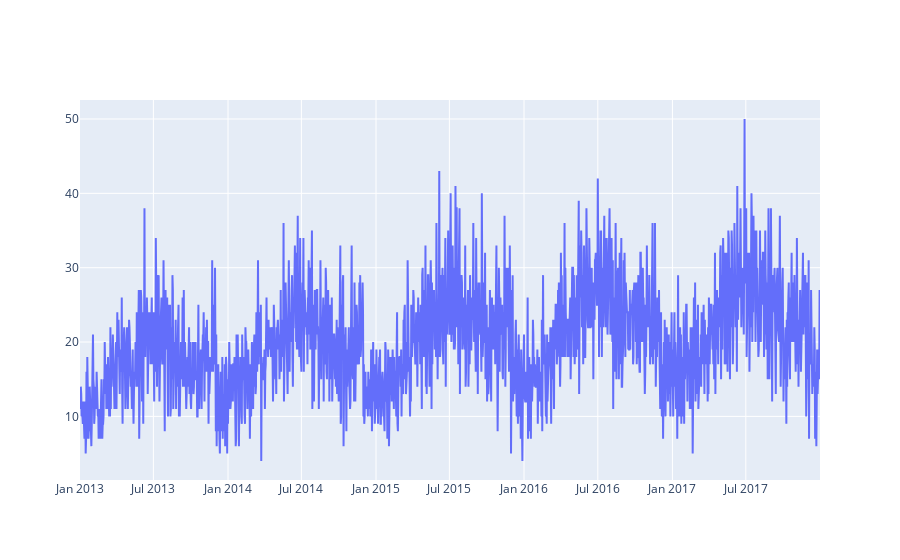

Source (notebook cell):
### Code cell
# fig = go.Figure(data=go.Bar(y=[2, 3, 1]))
# fig.show()


# # Create traces
# fig = go.Figure()
# fig.add_trace()
# # fig.add_trace(go.Scatter(x=random_x, y=random_y1,
# #                     mode='lines+markers',
# #                     name='lines+markers'))
# # fig.add_trace(go.Scatter(x=random_x, y=random_y2,
# #                     mode='markers', name='markers'))

# fig.show()

data = [go.Scatter(x=subTrain[subTrain.item==1].date, y=subTrain[subTrain.item==1].sales,
                    mode='lines',
                    name='lines')]
py.offline.iplot(data)

### Figure 1 — Plotly figure (JSON) as saved in the notebook; plotly's stock layout.template omitted (floating-point values rounded to 4 significant figures; data arrays with more than 128 entries replaced by an {"elided": "..."} marker saying what was removed)
{"data": [{"mode": "lines", "name": "lines", "type": "scatter", "x": {"elided": "1826 str values"}, "y": {"elided": "1826 int values"}}], "layout": {"autosize": true, "xaxis": {"autorange": true, "range": ["2013-01-01", "2017-12-31"], "type": "date"}, "yaxis": {"autorange": true, "range": [1.444, 52.56], "type": "linear"}}}
